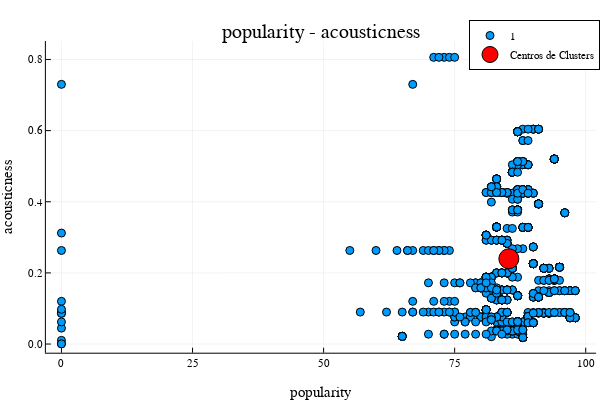

This figure's notebook cell:
### Code cell
kmeans_clustering_interactivo(data_mx, (:popularity, :acousticness), 1)

### Figure 1 — Plotly figure (JSON) as saved in the notebook; plotly's stock layout.template omitted (floating-point values rounded to 4 significant figures; data arrays with more than 128 entries replaced by an {"elided": "..."} marker saying what was removed)
{"data": [{"colorbar": {"len": 0.8657, "title": "", "x": 0.9934, "y": 0.5087}, "legendgroup": "1", "marker": {"color": "rgba(0, 154, 250, 1.000)", "line": {"color": "rgba(0, 0, 0, 1.000)", "width": 1}, "size": 8, "symbol": "circle"}, "mode": "markers", "name": "1", "showlegend": true, "type": "scatter", "x": {"elided": "1000 int values"}, "xaxis": "x", "y": {"elided": "1000 float values"}, "yaxis": "y"}, {"colorbar": {"len": 0.8657, "title": "", "x": 0.9934, "y": 0.5087}, "legendgroup": "Centros de Clusters", "marker": {"color": "rgba(255, 0, 0, 1.000)", "line": {"color": "rgba(0, 0, 0, 1.000)", "width": 1}, "size": 20, "symbol": "circle"}, "mode": "markers", "name": "Centros de Clusters", "showlegend": true, "type": "scatter", "x": [85.33], "xaxis": "x", "y": [0.2397], "yaxis": "y"}], "layout": {"annotations": [{"font": {"color": "rgba(0, 0, 0, 1.000)", "family": "sans-serif", "size": 20}, "rotation": 0, "showarrow": false, "text": "popularity - acousticness", "x": 0.535, "xanchor": "center", "xref": "paper", "y": 1, "yanchor": "top", "yref": "paper"}], "height": 400, "legend": {"bgcolor": "rgba(255, 255, 255, 1.000)", "bordercolor": "rgba(0, 0, 0, 1.000)", "borderwidth": 1, "font": {"color": "rgba(0, 0, 0, 1.000)", "family": "sans-serif", "size": 11}, "title": {"font": {"color": "rgba(0, 0, 0, 1.000)", "family": "sans-serif", "size": 15}, "text": ""}, "tracegroupgap": 0, "traceorder": "normal", "x": 1, "xanchor": "auto", "y": 1, "yanchor": "auto"}, "margin": {"b": 20, "l": 0, "r": 0, "t": 20}, "paper_bgcolor": "rgba(255, 255, 255, 1.000)", "plot_bgcolor": "rgba(255, 255, 255, 1.000)", "showlegend": true, "width": 600, "xaxis": {"anchor": "y", "domain": [0.07647, 0.9934], "gridcolor": "rgba(0, 0, 0, 0.100)", "gridwidth": 0.5, "linecolor": "rgba(0, 0, 0, 1.000)", "mirror": false, "range": [-2.97, 102.0], "showgrid": true, "showline": true, "showticklabels": true, "tickangle": 0, "tickcolor": "rgb(0, 0, 0)", "tickfont": {"color": "rgba(0, 0, 0, 1.000)", "family": "sans-serif", "size": 11}, "tickmode": "array", "ticks": "inside", "ticktext": ["0", "25", "50", "75", "100"], "tickvals": [0, 25, 50, 75, 100], "title": "popularity", "titlefont": {"color": "rgba(0, 0, 0, 1.000)", "family": "sans-serif", "size": 15}, "type": "-", "visible": true, "zeroline": false, "zerolinecolor": "rgba(0, 0, 0, 1.000)"}, "yaxis": {"anchor": "x", "domain": [0.07581, 0.9415], "gridcolor": "rgba(0, 0, 0, 0.100)", "gridwidth": 0.5, "linecolor": "rgba(0, 0, 0, 1.000)", "mirror": false, "range": [-0.02438, 0.8518], "showgrid": true, "showline": true, "showticklabels": true, "tickangle": 0, "tickcolor": "rgb(0, 0, 0)", "tickfont": {"color": "rgba(0, 0, 0, 1.000)", "family": "sans-serif", "size": 11}, "tickmode": "array", "ticks": "inside", "ticktext": ["0.0", "0.2", "0.4", "0.6", "0.8"], "tickvals": [0, 0.2, 0.4, 0.6, 0.8], "title": "acousticness", "titlefont": {"color": "rgba(0, 0, 0, 1.000)", "family": "sans-serif", "size": 15}, "type": "-", "visible": true, "zeroline": false, "zerolinecolor": "rgba(0, 0, 0, 1.000)"}}}
